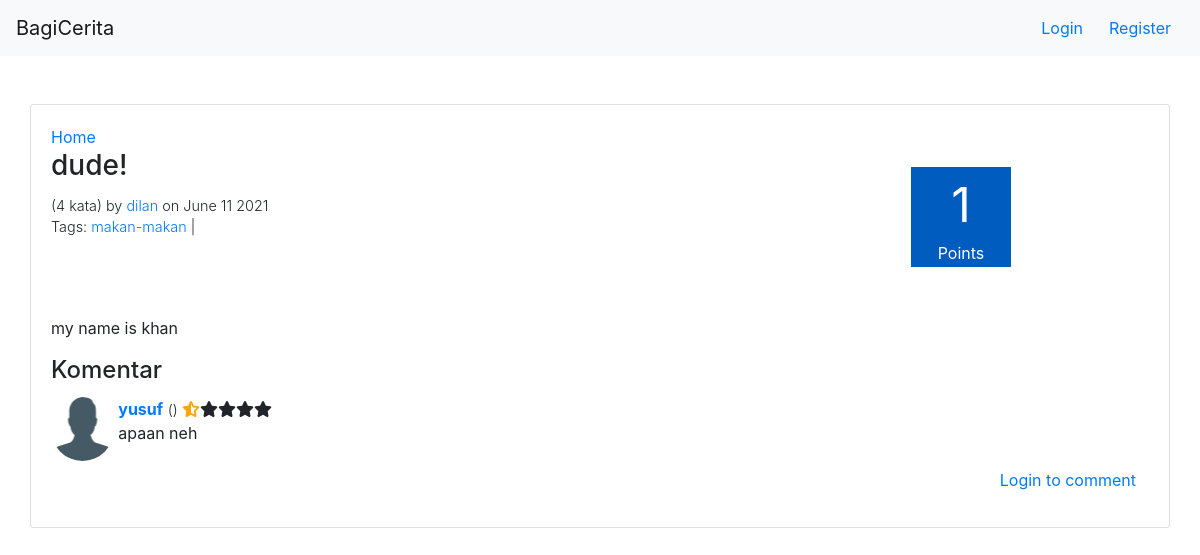
Before: /stories/45 with the older database file.
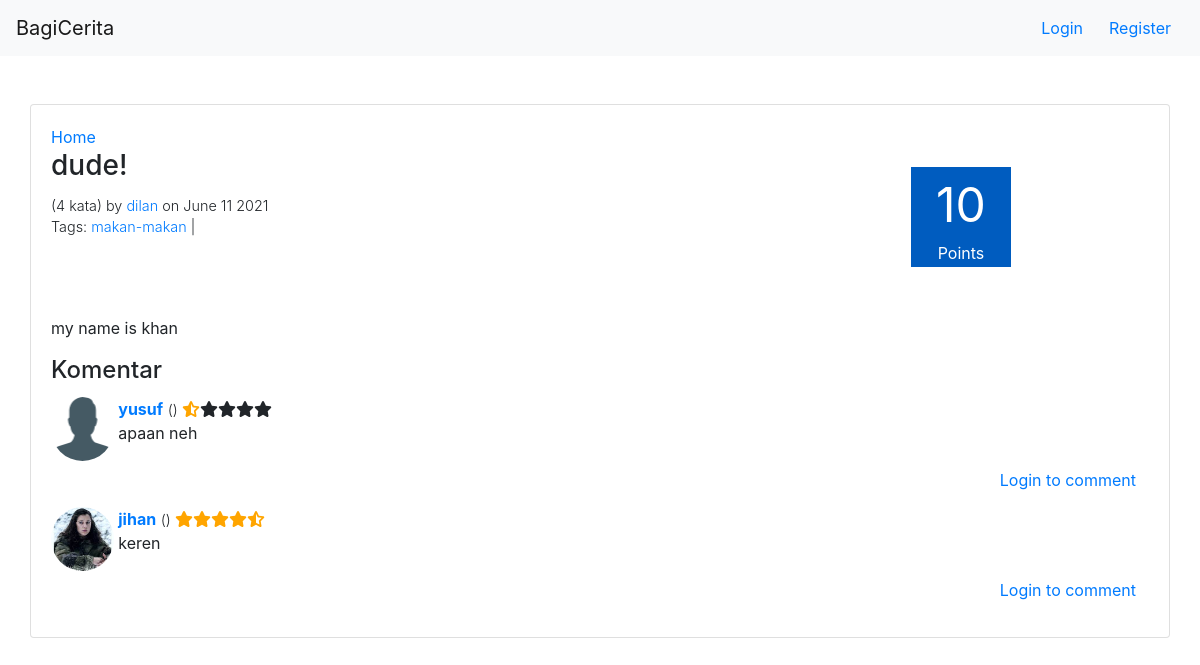
After: the same page with the newer database file.
### story/models.py (models this page shows, shortened)
class Tag(models.Model):
    name = models.CharField(max_length=120,blank=True)
    stories = models.ManyToManyField(Story)

class Story(models.Model):
    title = models.CharField(max_length=120,blank=True)
    date_posted = models.DateTimeField(null=True, blank=True)
    content = RichTextField(blank=True,null=True)
    user = models.ForeignKey(User, on_delete=models.CASCADE,default=None)
    words_count = models.IntegerField(default=0)
    class Meta:
        ordering = ["-date_posted"]

class Comment(models.Model):
    content = models.TextField(blank=True,null=True)
    user = models.ForeignKey(User, on_delete=models.CASCADE,default=None)
    story = models.ForeignKey(Story, on_delete=models.CASCADE,default=None)
    replied_comment_id = models.IntegerField(default=0)
    rating = models.IntegerField(default=1)
    read_status = models.BooleanField(default=False)
    date_posted = models.DateTimeField(null=True, blank=True)
    class Meta:
        ordering = ["-date_posted"]

### user/models.py (models this page shows, shortened)
class Profile(models.Model):
    user = models.OneToOneField(User, on_delete=models.CASCADE)
    nama_lengkap = models.CharField(max_length=30, blank=True)
    tanggal_lahir = models.DateField(null=True, blank=True)
    kota = models.CharField(max_length=30, blank=True)
    tentang_saya = models.TextField(blank=True)
    profile_picture = models.ImageField(upload_to='profile_picture',blank=True)
    points = models.IntegerField(default=20)
    Laki = 'L'
    Perempuan = 'P'
    GENDER_CHOICES = [
        (Laki, 'Laki-laki'),
        (Perempuan, 'Perempuan'),
    ]
    gender = models.CharField(max_length=30,blank=True, choices=GENDER_CHOICES)

### story/views.py (the view, shortened to what this page needs)
# urls.py: path('<int:story_id>',story_view,name="story"),
def story_view(request,story_id):
    story = Story.objects.get(id=story_id)
    context={
        "id":story_id,
        "story":get_story(story),
        "comments":get_comments(story_id),
        "have_commented":"False"
    }
    for comment in context['comments']:
        if(comment.user.id == request.user.id):
            context['have_commented']="True"
    return render(request,"story/story.html",context)

### bagicerita/context_processor.py (called while the page is built)
def get_auth_form(request):
    registerForm = UserCreationForm()
    return{
        'register_form':registerForm
    }

def check_if_logged_in(request):
    if request.user.is_authenticated:
        return{
            'logged_in':True,
            'username':request.user.username
        }
    else:
        return {
            'logged_in':False
        }

### bagicerita/helpers.py (called while the page is built)
def get_story(story):
    story.tags = story.tag_set.all()
    story.date_posted = story.date_posted.strftime("%B %d %Y")
    story = calculate_story_rating(story)
    return story

def get_comments(story_id):
    story_comments = Story.objects.get(id=story_id).comment_set.filter(replied_comment_id=0)
    return iterate_through_comments_and_get_replies(story_comments)

def get_replies(comment_id):
    comment_replies = Comment.objects.filter(replied_comment_id=comment_id)
    return iterate_through_comments_and_get_replies(comment_replies)

def iterate_through_comments_and_get_replies(comments):
    for comment in comments:
        comment.replies = get_replies(comment.id)
    return comments

### story/templatetags/story_tags.py (called while the page is built)
@register.inclusion_tag('story/comment.html')
def comment_tag(comment,request):
    return {'comment' : comment,'request':request}

### templates/story/story.html (shortened to what this page needs)
{% extends 'base.html' %}
{% load story_tags %}
{% block content %}
    {% include 'navbar.html' %}
    <div class="container">
        <div class="row mt-5">
            <div class="card" style="width: 100%">
                <div class="card-body">
                    <a href="/stories">Home</a>
                    <div class="story">
                        <div class="story-info-container">
                            <div class="story-info mb-5">
                                <h3 class="card-title">{{story.title}}</h3>
                                <span class="text-story-info font-weight-light">({{story.words_count}} kata) by <a href="/user/{{story.user.username}}/profile">{{story.user.username}}</a> on {{story.date_posted}}</span>
                                <span class="text-story-info tags font-weight-light">Tags:
                                    {% for tag in  story.tags%}
                                        <a href="/stories?tag={{tag.name}}">{{tag.name}}</a> |
                                    {% endfor %}
                                </span>
                            </div>
                            <div class="score-box story-page mr-2">
                                <div class="points-number text-center mb-0">{{story.rating}}</div>
                                <div class="points-text text-center">Points</div>
                            </div>
                        </div>
                        <div class="story-content">
                            {{story.content | safe}}
                        </div>
                    </div>
                    <div class="comments">
                        <h4 class="card-title">Komentar</h4>
                        {% for comment in comments %}
                            {% comment_tag comment request%}
                        {% endfor %}
                    </div>
                </div>
            </div>
        </div>
    </div>
{% endblock %}

### templates/story/comment.html (shortened to what this page needs)
{% load story_tags %}
<div style="display:flex">
    <div {% if comment.user.profile.profile_picture %} style="background-image: url('/media/{{ comment.user.profile.profile_picture }}')" {% endif %} class="profile-img img-comment mr-1"></div>
    <div class="comment mb-2">
        <h6 class="user font-weight-bold"><a href="/user/{{comment.user.username}}/profile">{{comment.user.username}}</a></h6>
        <span class="date font-weight-light">({{comment.date_posted |date:'Y-m-d'}})</span>
        {% if comment.replied_comment_id == 0 %}
            <span class="rating">
                {{ comment.rating | render_rating }}
            </span>
        {% endif %}
        <p class="content">{{comment.content}}</p>
        <div class="login-to-comment">
            {% if request.user.is_authenticated %}
                <button onclick="showReplyBox(this)" type="button" data-target="reply-box-{{comment.id}}" class="btn btn-link">Reply</button>
                <form method="POST" class="reply-box" id="reply-box-{{comment.id}}">
                    {% csrf_token %}
                    <div class="form-group no-gutters">
                        <textarea required class="form-control" name="content" id="exampleFormControlTextarea1" rows="3"></textarea>
                    </div>
                    <div class="container-button-submit">
                        <button type="submit" class="btn btn-primary">Submit</button>
                    </div>
                    <input type="hidden" name="replied_comment_id" value="{{comment.id}}">
                </form>
            {%else %}
                <button type="button" data-bs-toggle="modal" data-bs-target="#loginModal" class="btn btn-link">Login to comment</button>
            {% endif %}
        </div>
    </div>
</div>

Changed rows visible on the page:
computed for Story "dude!": rating "1" → "10"
added Comment: user.profile_picture (picture), user.username "jihan", rating 9 (drawn), content "keren"
